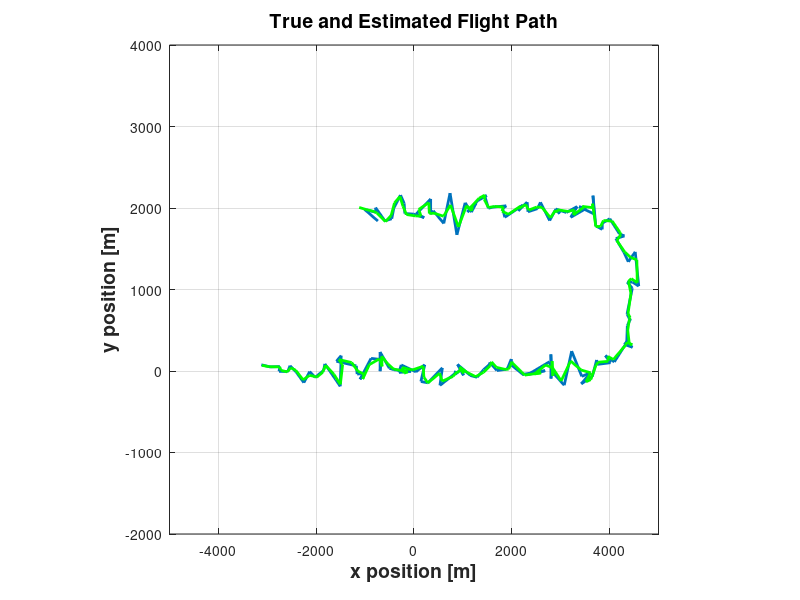
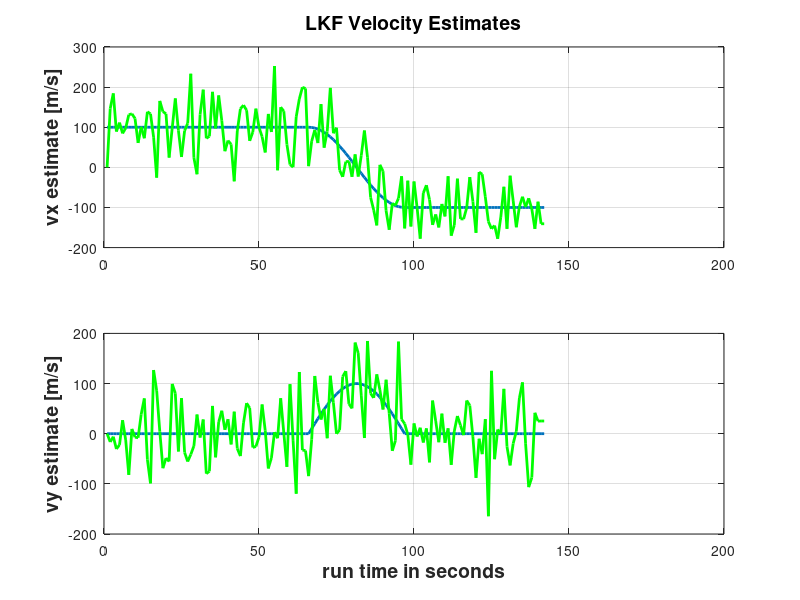

Reproduce these figures in MATLAB, in order.
%  Project 01 - Test
%
%   
clear all
close all
randn('state',0) % Reset random number generator

load data01

%  Define measurement variance

sigma_r = 100;

% ----------------------------------------------------------------
%  GENERATE THE MEASUREMENTS
% ----------------------------------------------------------------
for k = 1:length(rx),

    % Generate errors
    v = [sigma_r*randn(1,1); sigma_r*randn(1,1)];
    
    % True position and velocity
    x = [rx(k); ry(k)];
    
    % Make measurement vector
    z(:,k) = x + v;
end

% ----------------------------------------------------------------
%  LKF - State Vector: x, x_dot, y, y_dot
% ----------------------------------------------------------------

dt = 1;

%
% INSERT YOU FILTER HERE: use variable x_est for your estimate of the state
%
%Initializing the nessary variables
%sigma_w = 1;
sigma_w = 10;
%sigma_w = 100;

%A = [1 0 0 0; 0 1 0 0; 0 0 1 0; 0 0 0 1]; % A matrix
Phi = [1 dt 0 0; % Changes to A matrix based on Constant velocity model
       0 1 0 0;
       0 0 1 dt;
       0 0 0 1];
 
H = [1 0 0 0;
     0 0 1 0]; % C matrix
 
% u = 0.05;  %Aceleration magnitude
%u=[0 vx(:) 0 vy(:)]; %Action vector based on Constant velocity model

R = [sigma_r 0;
     0 sigma_r]; %Mean and variance of the random noise

Q = (sigma_w^2)*[(dt^4)/4 (dt^3)/2 0 0;
     (dt^3)/2 dt^2 0 0;
      0 0 (dt^4)/4 (dt^3)/2;
      0 0 (dt^3)/2 dt^2]; %Co variance Matrix
%Q = (sigma_w^2)*[(dt^3)/3 (dt^2)/2 0 0; (dt^2)/2 dt 0 0; 0 0 (dt^3)/3 (dt^2)/2; 0 0 (dt^2)/2 dt];
% initialize the initial vectors
x_est(:,1) = [rx(1); 0; ry(1); 0];
P_pre = 1000*eye(4); % Initial Covarience matrix

%Start Kalman Filter
for k=1:length(rx) - 1
    
   %Co_var = A * Co_var * A' + Q; % Predict the next Co variance matrix
   
    K = P_pre *H' * inv(H * P_pre * H' + R); % Calculating the Kalman Gain (require optimization)???
    
    x_est(:,k) = x_est(:,k) + K * ( z(:,k) - H * x_est(:,k)); % Calculate the Actual After Measure ment Update
    
    P_pre = (eye(4) - K*H) * P_pre; %Update the Covariance 
    
   x_est(:,k+1) =  Phi*x_est(:,k);
    P_pre = Phi*P_pre*Phi' + Q; 
end
%
%
figure
plot(z(1,:),z(2,:),'LineWidth', 2)
grid on
axis([-5000 5000 -2000 4000])
axis('square')
ylabel('y position [m]','FontSize',14,'FontWeight','bold')
xlabel('x position [m]','FontSize',14,'FontWeight','bold')
title('True and Estimated Flight Path','FontSize',14,'FontWeight','bold')
 hold on
 plot(x_est(1,:),x_est(3,:),'g','LineWidth', 2)
 hold off


figure
subplot(2,1,1)
plot(vx,'LineWidth', 2);
 hold on
 plot(x_est(2,:),'g','LineWidth', 2);
 hold off
grid on
ylabel('vx estimate [m/s]','FontSize',14,'FontWeight','bold')
title('LKF Velocity Estimates','FontSize',14,'FontWeight','bold')
subplot(2,1,2)
plot(vy,'LineWidth', 2);
 hold on
 plot(x_est(4,:),'g','LineWidth', 2);
 hold off
grid on
ylabel('vy estimate [m/s]','FontSize',14,'FontWeight','bold')
xlabel('run time in seconds','FontSize',14,'FontWeight','bold')